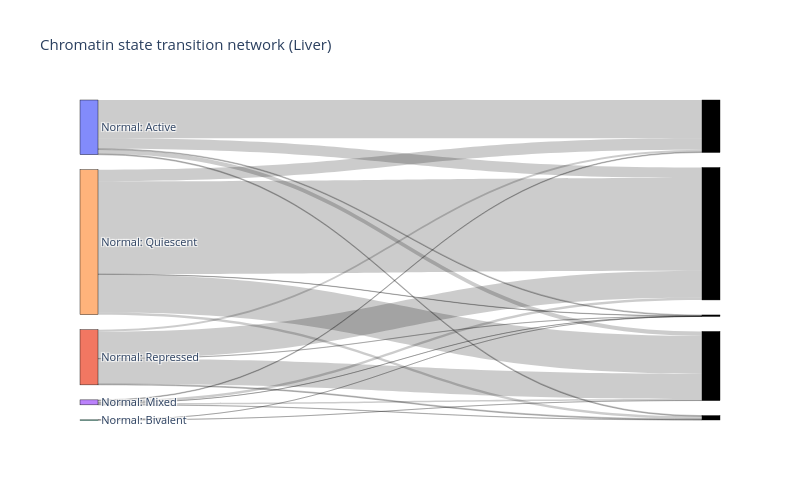
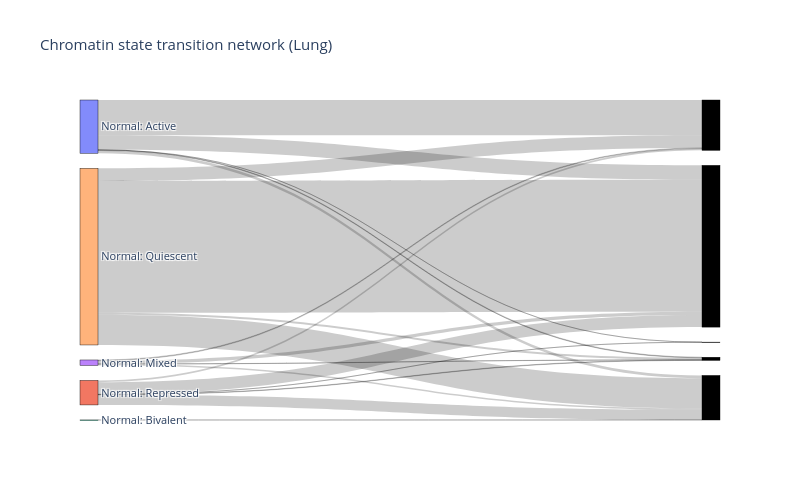
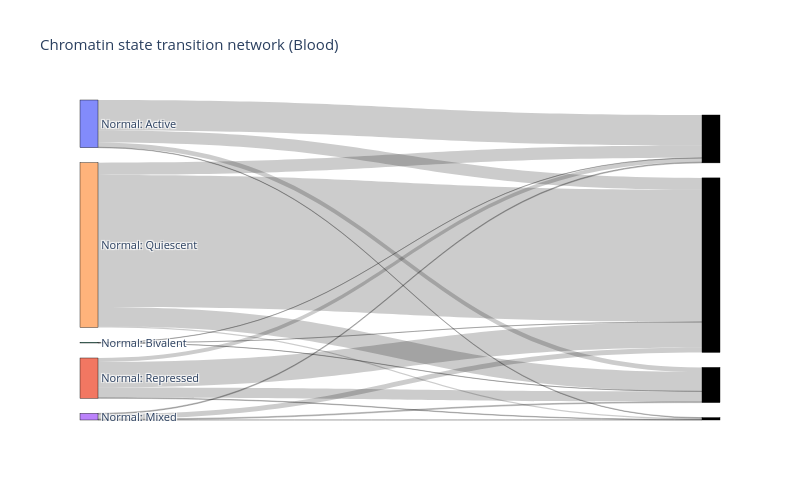

Notebook code cell kept with these figures, in order:
### Code cell
plot_state_sankey(df_pairs_all, tissue="Liver", min_count=100)
plot_state_sankey(df_pairs_all, tissue="Lung", min_count=100)
plot_state_sankey(df_pairs_all, tissue="Blood", min_count=100)

### Figure 1 — Plotly figure (JSON) as saved in the notebook; plotly's stock layout.template omitted (floating-point values rounded to 4 significant figures)
{"data": [{"link": {"customdata": [99032, 2206, 2240, 26843, 11169, 123, 230, 1777, 173, 601, 6183, 4151, 29858, 884, 6163, 240048, 98106, 5135, 504, 2395, 69473, 65160], "hovertemplate": "%{source.label} → %{target.label}<br>n=%{customdata:,}<extra></extra>", "source": [0, 0, 0, 0, 0, 2, 2, 3, 3, 3, 3, 3, 4, 4, 4, 4, 4, 1, 1, 1, 1, 1], "target": [10, 12, 13, 14, 11, 12, 11, 10, 12, 13, 14, 11, 10, 12, 13, 14, 11, 10, 12, 13, 14, 11], "value": [99032, 2206, 2240, 26843, 11169, 123, 230, 1777, 173, 601, 6183, 4151, 29858, 884, 6163, 240048, 98106, 5135, 504, 2395, 69473, 65160]}, "node": {"label": ["Normal: Active", "Normal: Repressed", "Normal: Bivalent", "Normal: Mixed", "Normal: Quiescent", "Cancer: Active", "Cancer: Repressed", "Cancer: Bivalent", "Cancer: Mixed", "Cancer: Quiescent"], "line": {"color": "black", "width": 0.4}, "pad": 15, "thickness": 18}, "type": "sankey"}], "layout": {"font": {"size": 11}, "height": 500, "title": {"text": "Chromatin state transition network (Liver)"}, "width": 800}}

### Figure 2 — Plotly figure (JSON) as saved in the notebook; plotly's stock layout.template omitted (floating-point values rounded to 4 significant figures)
{"data": [{"link": {"customdata": [91297, 200, 1637, 37381, 7279, 150, 1881, 404, 8255, 3545, 32546, 5039, 341016, 78230, 4436, 107, 1162, 31623, 26070], "hovertemplate": "%{source.label} → %{target.label}<br>n=%{customdata:,}<extra></extra>", "source": [0, 0, 0, 0, 0, 2, 3, 3, 3, 3, 4, 4, 4, 4, 1, 1, 1, 1, 1], "target": [10, 12, 13, 14, 11, 11, 10, 13, 14, 11, 10, 13, 14, 11, 10, 12, 13, 14, 11], "value": [91297, 200, 1637, 37381, 7279, 150, 1881, 404, 8255, 3545, 32546, 5039, 341016, 78230, 4436, 107, 1162, 31623, 26070]}, "node": {"label": ["Normal: Active", "Normal: Repressed", "Normal: Bivalent", "Normal: Mixed", "Normal: Quiescent", "Cancer: Active", "Cancer: Repressed", "Cancer: Bivalent", "Cancer: Mixed", "Cancer: Quiescent"], "line": {"color": "black", "width": 0.4}, "pad": 15, "thickness": 18}, "type": "sankey"}], "layout": {"font": {"size": 11}, "height": 500, "title": {"text": "Chromatin state transition network (Lung)"}, "width": 800}}

### Figure 3 — Plotly figure (JSON) as saved in the notebook; plotly's stock layout.template omitted (floating-point values rounded to 4 significant figures)
{"data": [{"link": {"customdata": [78209, 1215, 30398, 12012, 581, 291, 460, 2071, 254, 12405, 2299, 31297, 3227, 337779, 48906, 10247, 1413, 65147, 26307], "hovertemplate": "%{source.label} → %{target.label}<br>n=%{customdata:,}<extra></extra>", "source": [0, 0, 0, 0, 2, 2, 2, 3, 3, 3, 3, 4, 4, 4, 4, 1, 1, 1, 1], "target": [10, 13, 14, 11, 10, 14, 11, 10, 13, 14, 11, 10, 13, 14, 11, 10, 13, 14, 11], "value": [78209, 1215, 30398, 12012, 581, 291, 460, 2071, 254, 12405, 2299, 31297, 3227, 337779, 48906, 10247, 1413, 65147, 26307]}, "node": {"label": ["Normal: Active", "Normal: Repressed", "Normal: Bivalent", "Normal: Mixed", "Normal: Quiescent", "Cancer: Active", "Cancer: Repressed", "Cancer: Bivalent", "Cancer: Mixed", "Cancer: Quiescent"], "line": {"color": "black", "width": 0.4}, "pad": 15, "thickness": 18}, "type": "sankey"}], "layout": {"font": {"size": 11}, "height": 500, "title": {"text": "Chromatin state transition network (Blood)"}, "width": 800}}
